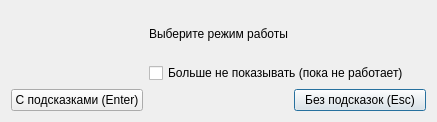
<?xml version="1.0" encoding="UTF-8"?>
<ui version="4.0">
 <class>HintsWindow</class>
 <widget class="QDialog" name="HintsWindow">
  <property name="geometry">
   <rect>
    <x>0</x>
    <y>0</y>
    <width>437</width>
    <height>122</height>
   </rect>
  </property>
  <property name="sizePolicy">
   <sizepolicy hsizetype="Fixed" vsizetype="Fixed">
    <horstretch>0</horstretch>
    <verstretch>0</verstretch>
   </sizepolicy>
  </property>
  <property name="windowTitle">
   <string>Dialog</string>
  </property>
  <layout class="QGridLayout" name="gridLayout">
   <item row="2" column="2">
    <widget class="QPushButton" name="b_esc">
     <property name="text">
      <string>Без подсказок (Esc)</string>
     </property>
    </widget>
   </item>
   <item row="2" column="0">
    <widget class="QPushButton" name="b_enter">
     <property name="text">
      <string>С подсказками (Enter)</string>
     </property>
    </widget>
   </item>
   <item row="1" column="1" colspan="2">
    <widget class="QCheckBox" name="cb_switchHints">
     <property name="text">
      <string>Больше не показывать (пока не работает)</string>
     </property>
    </widget>
   </item>
   <item row="0" column="1">
    <widget class="QLabel" name="l_info">
     <property name="text">
      <string>Выберите режим работы</string>
     </property>
    </widget>
   </item>
  </layout>
 </widget>
 <resources/>
 <connections/>
</ui>
